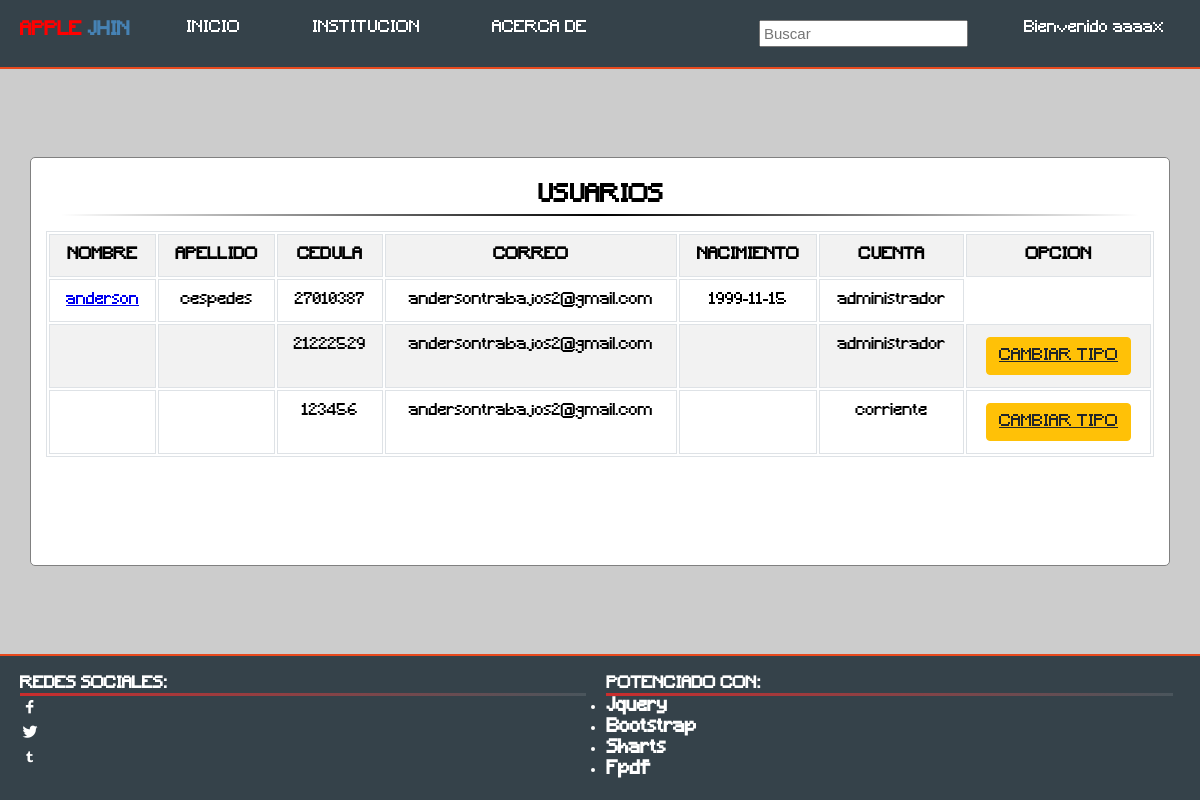
The page /perfil/usuarios.php (signed in) on the database as committed earlier.
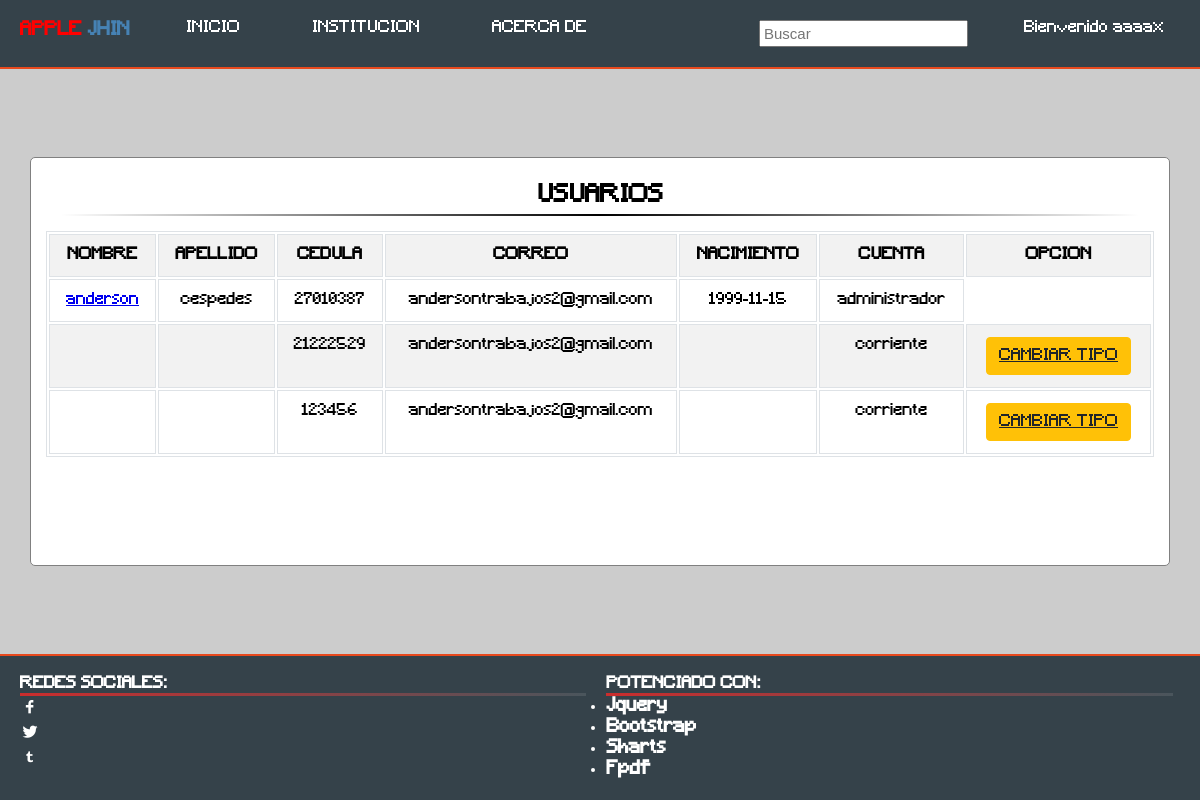
The same page on the database as committed later.
### tables this page shows
CREATE TABLE `usuario` (
  `id` int(11) NOT NULL AUTO_INCREMENT,
  `nombres` varchar(62) NOT NULL,
  `apellidos` varchar(59) NOT NULL,
  `cedula` int(19) NOT NULL,
  `nacimiento` varchar(56) NOT NULL,
  `usuario` varchar(67) NOT NULL,
  `pass` varchar(78) NOT NULL,
  `correo` varchar(250) NOT NULL,
  `imagen_us` varchar(250) NOT NULL DEFAULT 'imagen/descarga.png' COMMENT 'adaqwad',
  `tipo_usu` varchar(100) NOT NULL DEFAULT 'corriente',
  `estado` varchar(100) NOT NULL DEFAULT 'desactvado',
  PRIMARY KEY (`id`),
  UNIQUE KEY `cedula` (`cedula`)
);

### php/users/conexion.php (called while the page is built, shortened)
<?php
	class conexion
	{
		private $host;
		private $user;
		private $password;
		private $database;
		function __construct(){
			$this->host 	= "localhost";
			$this->user 	= "root";
			$this->password = "";
			$this->database = "sanjose";
		}
		public function conectar(){
			$conexion = mysqli_connect($this->host, $this->user, $this->password, $this->database);
			return $conexion;
		}
	}
 ?>

### php/users/users.php (called while the page is built, shortened)
<?php
	class users
	{
		private $link;
		function __construct()
		{
			$this->conn  = new conexion();
			$this->link  = $this->conn->conectar();
		}
		public function getUser()
		{
			$query  = "SELECT * FROM usuario";
			$result = mysqli_query($this->link, $query);
			$data   = array();
			while ($data[] = mysqli_fetch_assoc($result));
			array_pop($data);
			return $data;
		}
	}
?>

### perfil/usuarios.php (the view, shortened to what this page needs)
<?php
		include "../php/users/users.php";
		$user = new users;
        $user = $user->getUser();
?>
	<!DOCTYPE html>
	<html>
	<head>
		<link rel="stylesheet" type="text/css" href="../css/estilos.css">
		<link rel="stylesheet" type="text/css" href="../css/bootstrap.css">
		<link rel="stylesheet" type="text/css" href="../css/icofont.css">
	</head>
	<body style="background-color: rgba(0,0,0,0.2);">
	<?php include "../php/acceso2.php"; ?>
		<main class="container" style="display: flex; background-color: rgba(0,0,0,0); flex-wrap:wrap;">
			<div class="wall-p">
					<div class="title-m">
					<h2>USUARIOS</h2>
				<hr class="stylerf">
			</div>
								<table class="table table-striped table-bordered table-hover">
							<tr class="bg-pboots">
								<th>NOMBRE</th>
								<th>APELLIDO</th>
								<th>CEDULA</th>
								<th>CORREO</th>
								<th>NACIMIENTO</th>
                                <th>CUENTA</th>
								<th>OPCION</th>
							</tr>
								<?php  $i = 0;
					if (count($user)>0) {
						foreach ($user as $column => $value) {
					$i++;
				?>
						<tr class="elsegundo" style="text-align: center;">
							<td><a href="?id=<?=$value['id'];?>"><?php echo $value['nombres'];?></a></td>
							<td><?php echo $value['apellidos'];?></td>
							<td><?php echo $value['cedula'];?></td>
							<td><?php echo $value['correo'];?></td>
							<td><?php echo $value['nacimiento'];?></td>
							<td><?php echo $value['tipo_usu'];?></td>
							<?php if($value['id'] != $_SESSION['id']){ ?>
							<td><a href="../php/users/user_controler.php?id=<?=$value['id'];?>&cambiar_usu&usu=<?=$value['tipo_usu'];?>" class="btn btn-warning">CAMBIAR TIPO</a></td>
						</tr>
					<?php }}
						} if($i == 0){?>
				<tr>
							<td>No hay datos</td>
								<?php }  ?>
				</tr>
					</table>
		</main>
			<footer>
				<div class="separador">
					<div class="principal">
						<h4>REDES SOCIALES:</h4>
						<ul style="font-size: 20px;">
							<li><span class="icon-social-facebook"></span></li>
							<li><span class="icon-social-twitter"></span></li>
							<li><span class="icon-social-tumbler"></span></li>
						</ul>
					</div>
					<div class="aside">
						<h4>POTENCIADO CON:</h4>
						<ul>
							<li><h3>Jquery</h3></li>
							<li><h3>Bootstrap</h3></li>
							<li><h3>Sharts</h3></li>
							<li><h3>Fpdf</h3></li>
						</ul>
					</div>
				</div>
			</footer>
</body>
</html>

### php/acceso2.php (shortened to what this page needs)
<link rel="stylesheet" type="text/css" href="../css/estilos.css">
<link rel="stylesheet" type="text/css" href="../css/flexslider.css">
<link rel="stylesheet" type="text/css" href="../css/bootstrap.css">
<link rel="stylesheet" type="text/css" href="../css/icofont.css">
		 	<header id="l">
		<nav>
			<ul>
				<li class="r"><h3 style="color: red;">APPLE<span style="color:steelblue;"> JHIN</span></h3></li>
				<li class="r"><a href="../perfil/inicio.php?pag=1" class="s">INICIO</a></li>
				<li class="r"><a href="#page-4" class="s">INSTITUCION</a></li>
				<li class="r"><a href="#page-2" class="s">ACERCA DE</a></li>
				<li style="float: right;" class="drop-main r" ><a href="" class="s">Bienvenido <?=$_SESSION['usuario'];?></a>
				</li>
				<li class="r" style="float: right;"><form action="../perfil/inicio.php" method="POST">
					<input type="text" name="buscar" placeholder="Buscar" class="buscar"><input type="submit" name="btnsearch" style="display: none;">
				</form></li>
			</ul>
		</nav>
	</header>

### css/estilos.css (style rules this page uses)
* { padding: 0; margin: 0; -moz-box-sizing:border-box; -o-box-sizing:border-box; box-sizing:border-box; -webkit-box-sizing:border-box; }
body { font-family: estilo; display: flex; flex-wrap: wrap; min-height: 100vh;background: rgba(0,0,0,0.2); }
header .titulo h2, ul { width: 90%; }
header nav ul .r { margin: 20px; float: left; list-style: none; }
header nav ul .r .s { transition: 300ms all ease; padding: 16px 16px; color: white; text-decoration: none; }
header { flex-wrap: wrap; display: flex; width: 100%; align-self: flex-start; z-index: 999; }
header nav { display: flex; width: 100%; overflow: hidden; background-color: #35424a; border-bottom: 2px solid #e8491d; }
header nav ul { width: 100%; }
main { background-color: rgba(0,0,0,0); }
.title-m { padding: 10px; text-align: center; }
form { width: 100%; }
.wall-p { width: 100%; border: 1px gray solid; margin-top: 10px; padding: 15px; }
.post, .wall-p, .wall-s, .wall-sx, .wall-sc { background-color: white; border-radius: 5px; transition: 300ms all ease; }
hr.stylerf { border: 0; height: 2px; background: -moz-linear-gradient(to right, rgba(0, 0, 0, 0), black, rgba(0, 0, 0, 0)); background: -webkit-linear-gradient(to right, rgba(0, 0, 0, 0), black, rgba(0, 0, 0, 0)); background: -o-linear-gradient(to right, rgba(0, 0, 0, 0), black, rgba(0, 0, 0, 0)); background: linear-gradient(to right, rgba(0, 0, 0, 0), black, rgba(0, 0, 0, 0)); margin: 5px; }
main { background: white; }
footer { width: 100%; align-self: flex-end; background-color: #35424a; border-top:2px solid #e8491d; color: white; padding: 10px; margin-top: 10px; }
footer .separador { display: flex; flex-wrap: wrap; }
footer .separador .principal h4, .aside h4 { border-bottom: 3px solid; border-image: linear-gradient(to right, #CB2D2D, rgba(255,255,255,0.1)); border-image-slice: 1; }
footer .separador .principal, .aside { width: 48%; margin:10px; }
footer .separador .principal ul { list-style: none; }

### css/flexslider.css (style rules this page uses)
* { margin: 0; padding: 0; -webkit-box-sizing: border-box; -moz-box-sizing: border-box; box-sizing: border-box; }

### php/acceso2.php (style rules this page uses)
.buscar { width: 100%; padding: 3px; font-size: 15px; }

Rows that differ between the two databases and show on the page:
changed usuario (number 2 of 3 on the later page): tipo_usu "administrador" → "corriente"
